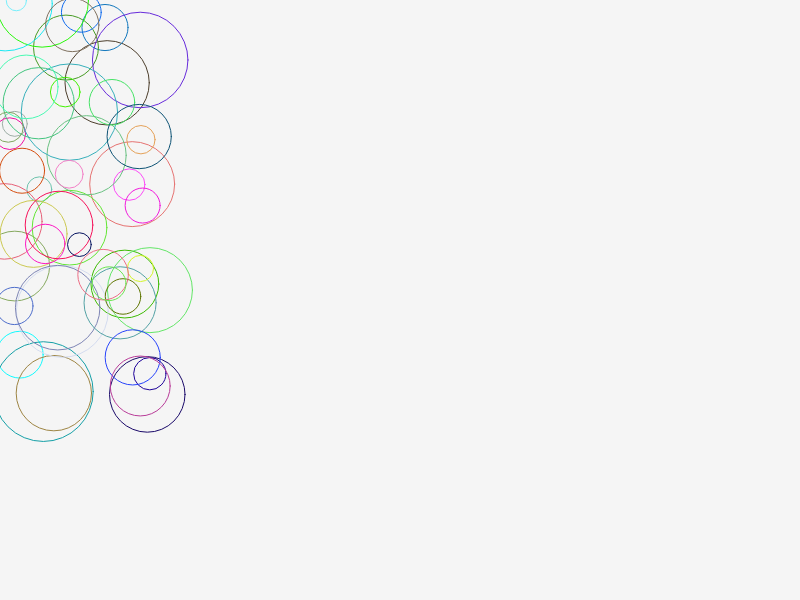
Frame 1 (no input)
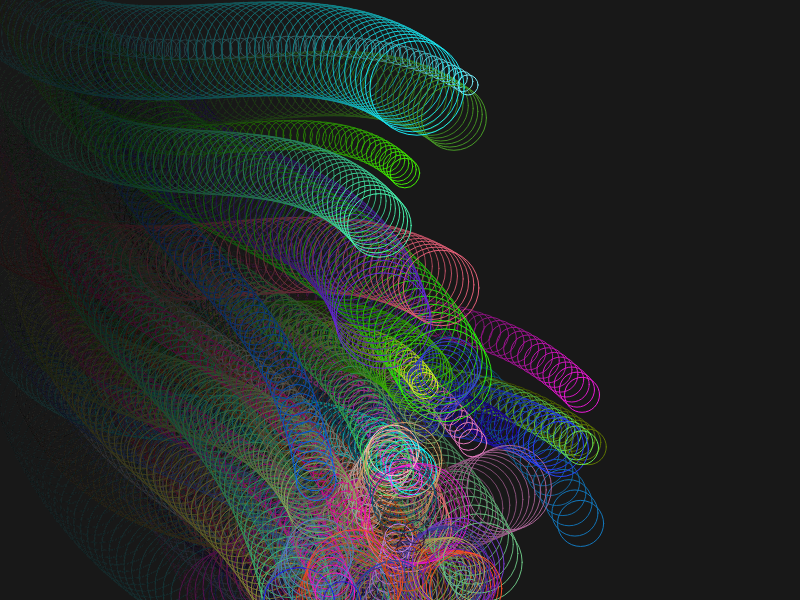
Frame 60 (no input)
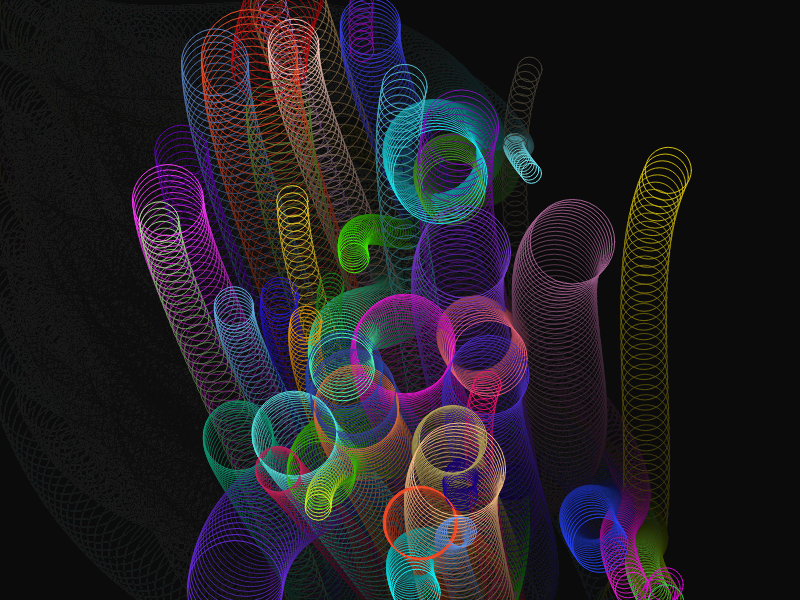
Frame 120 (the mouse pressed at the canvas centre since frame 60)

The p5.js sketch that drew these frames (run headless with seeded random() and noise() and a simulated clock; from frame 60 on, the mouse is pressed at the canvas centre):

// p5.js sketch
// ── sketch.js
let R;


class Rings{
  constructor(x, y){
    this.x = x;
    this.y = y;
    this.y_mod = random(1, 10);
    this.x_mod = random(1, 10);
    this.size = random(20, 100);
    this.coloR = random(255);
    this.coloG = random(255);
    this.coloB = random(255);
  }

  acc(){
    this.x += (sin(frameCount * 0.05) * 5 + this.x_mod * 0.5);
    this.y += (cos(frameCount * 0.1) * 2 + this.y_mod);

    if (this.x > width){
      this.x_mod = random(-1, -10);
      this.coloR = random(255);
      this.coloG = random(255);
      this.coloB = random(255);
    }

    else if (this.y > height){
      this.y_mod = random(-1, -10);
      this.coloR = random(255);
      this.coloG = random(255);
      this.coloB = random(255);
    }

    else if (this.x < 0){
      this.x_mod = random(1, 10);
      this.coloR = random(255);
      this.coloG = random(255);
      this.coloB = random(255);
    }

    else if (this.y < 0){
      this.y_mod = random(1, 10);
      this.coloR = random(255);
      this.coloG = random(255);
      this.coloB = random(255);
    }

  }

  show(){
    stroke(this.coloR, this.coloG, this.coloB)
    circle(this.x, this.y, this.size);
  }

}


function setup() {
  createCanvas(displayWidth, displayHeight);
  stroke(255);
  noFill();
  R = [];
  for (let i = 0; i < 50; i++){
    R.push(new Rings(random(height / 4), random(width / 2)));
  }
}


function draw() {
  background(0, 10);
  for (let i = 0; i < R.length; i++){
    R[i].show();
    R[i].acc();
  }
}

// ── style.css
html, body {
  margin: 0;
  padding: 0;
}
canvas {
  display: block;
}

h1 {
  text-align: center;
  background-color: black;
}
